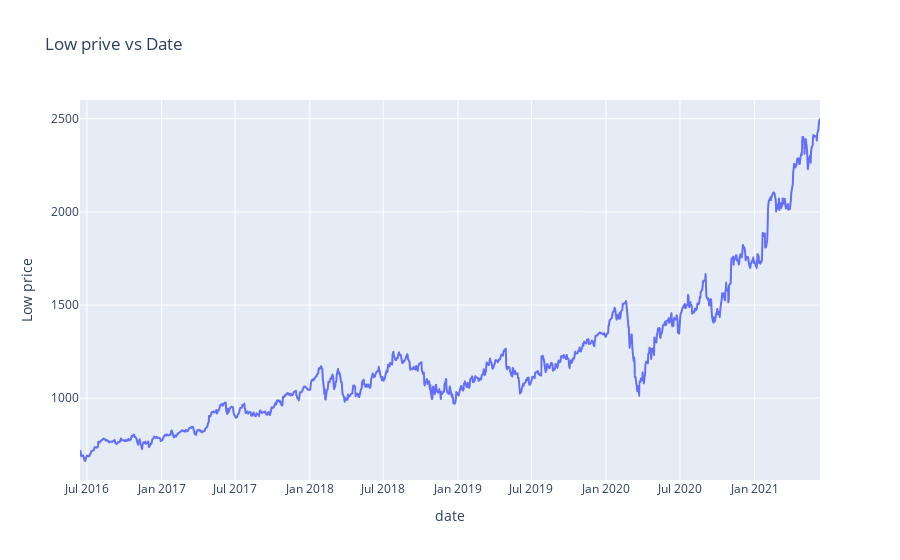

Here is the notebook cell this chart was saved with:
### Code cell
fig = px.line(df, x='date', y='low', title='Low prive vs Date')
fig.update_xaxes(title='date')
fig.update_yaxes(title='Low price')
fig.show()

### Figure 1 — Plotly figure (JSON) as saved in the notebook; plotly's stock layout.template omitted (floating-point values rounded to 4 significant figures; data arrays with more than 128 entries replaced by an {"elided": "..."} marker saying what was removed)
{"data": [{"hovertemplate": "date=%{x}<br>low=%{y}<extra></extra>", "legendgroup": "", "line": {"color": "#636efa", "dash": "solid"}, "marker": {"symbol": "circle"}, "mode": "lines", "name": "", "showlegend": false, "type": "scattergl", "x": {"elided": "1258 str values"}, "xaxis": "x", "y": {"elided": "1258 float values"}, "yaxis": "y"}], "layout": {"legend": {"tracegroupgap": 0}, "title": {"text": "Low prive vs Date"}, "xaxis": {"anchor": "y", "domain": [0, 1], "title": {"text": "date"}}, "yaxis": {"anchor": "x", "domain": [0, 1], "title": {"text": "Low price"}}}}
